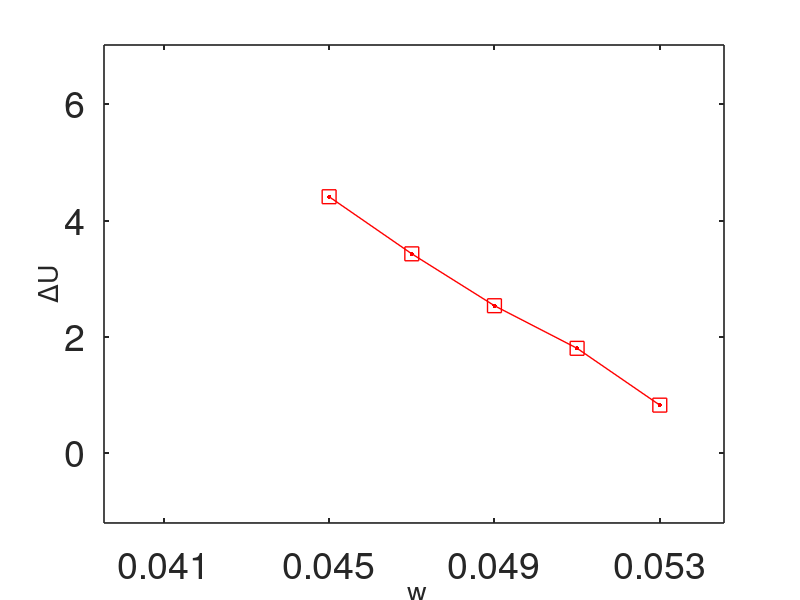
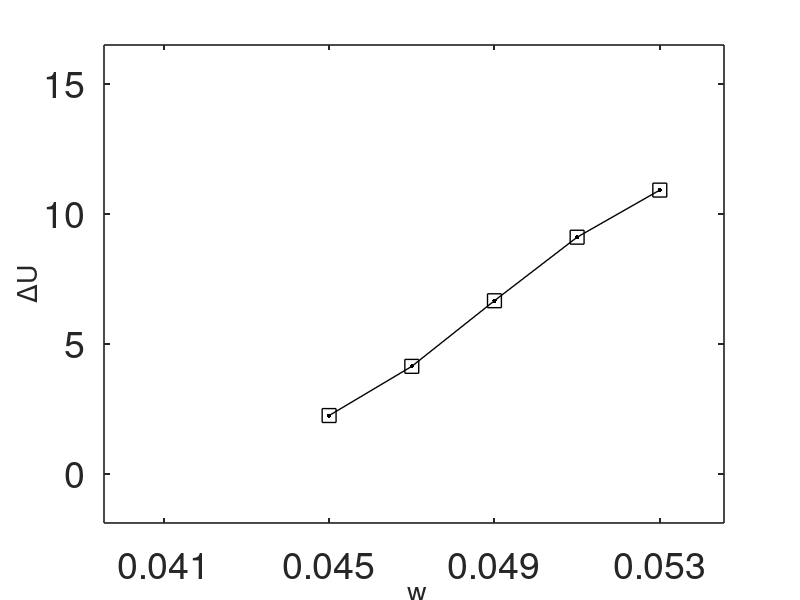

The MATLAB script that drew these images, in order:
clc
clear
a=load('data.txt');



a(:,2)-a(:,3)


% a(:,2)-a(:,4)

%endemic
figure(1)
plot(a(:,1),a(:,2)-a(:,3),'s-r','LineWidth',1,'Markersize',10)
hold on
plot(a(:,1),a(:,2)-a(:,3),'r.','LineWidth',1,'Markersize',10)
hold on
% axis([-0.2 3.2,-0.1 15])

xlabel('\fontsize{27} w')
ylabel('\fontsize{27}\DeltaU')
set(gca,'LineWidth',1.2,'Fontsize',27)
set(gca,'TickDir', 'in', 'TickLength', [0.009 0.01])
xlim([0.039553497576352,0.054553497576352])
ylim([-1.210443681629535,7.024040708370472])
% set(gca,'xtick',0:0.5:10)
set(gca,'xtick',0.021:0.004:0.056)
set(gca,'XTickLabelRotation',0);%46是字体的旋转角度
hold on




%disease-free
figure(2)
plot(a(:,1),a(:,2)-a(:,4),'s-k','LineWidth',1,'Markersize',10)
hold on
plot(a(:,1),a(:,2)-a(:,4),'k.','LineWidth',1,'Markersize',10)
hold on
% axis([-0.2 3.2,-0.1 15])

xlabel('\fontsize{27} w')
ylabel('\fontsize{27}\DeltaU')
set(gca,'LineWidth',1.2,'Fontsize',27)
set(gca,'TickDir', 'in', 'TickLength', [0.009 0.01])

set(gca,'xtick',0.021:0.004:0.056)
xlim([0.039553497576352,0.054553497576352])
ylim([-1.879492155247867,16.49640274475214])
set(gca,'XTickLabelRotation',0);%46是字体的旋转角度
% ax = gca();
% ax.YRuler.Exponent = -2;




